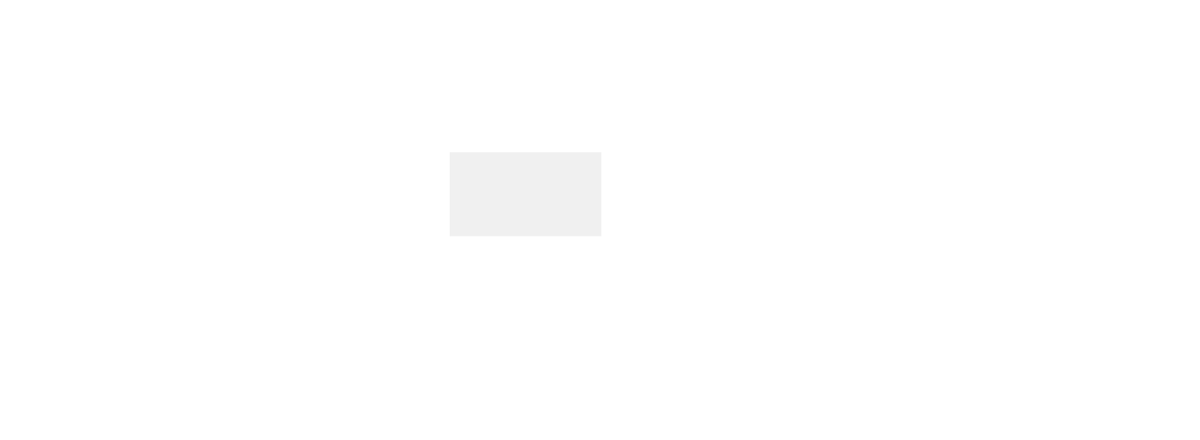
Frame 1 (no input)
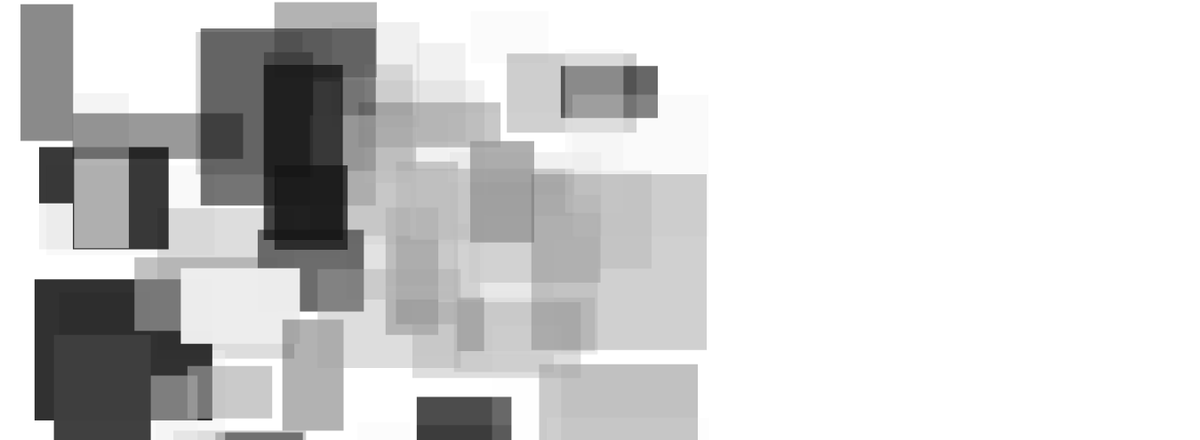
Frame 60 (no input)
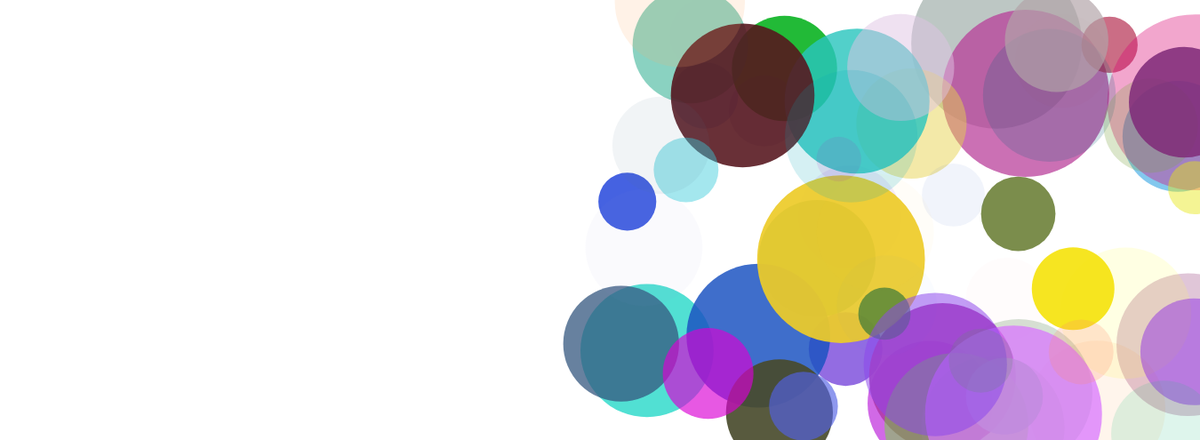
Frame 120 (the mouse pressed at the canvas centre since frame 60)

The p5.js sketch that drew these frames (run headless with seeded random() and noise() and a simulated clock; from frame 60 on, the mouse is pressed at the canvas centre):

// p5.js sketch
// ── sketch.js
// p5js template project - replace with project title
// Dan Schellenberg - replace with your name
// Feb 2, 2018 - replace with the date
// circles and rects demo
// Feb 12, 2018
// Dan Schellenberg

let mode;

function setup() {
  createCanvas(1350, 495);
  background("white");
  noStroke();
  mode = 2;
}

function draw() {
  if (mouseX < width/2) {
    //draw rectangles
    fill(random(255), random(255));
    if (mode === 1) {
      rect(random(width), random(height), random(50, 200), random(50, 200));
    }
    else if (mode === 2) {
      rect(random(width/2), random(height), random(50, 200), random(50, 200));
    }
  }
  else {
    fill(random(255), random(255), random(255), random(255));
    if (mode === 1) {
      ellipse(random(width), random(height), random(50, 200));
    }
    else if (mode === 2) {
      ellipse(random(width/2, width), random(height), random(50, 200));
    }
  }
}

function keyTyped() {
  if (key === "1") {
    mode = 1;
  }
  else if (key === "2") {
    mode = 2;
  }
}

function mousePressed() {
  background(255);
}
